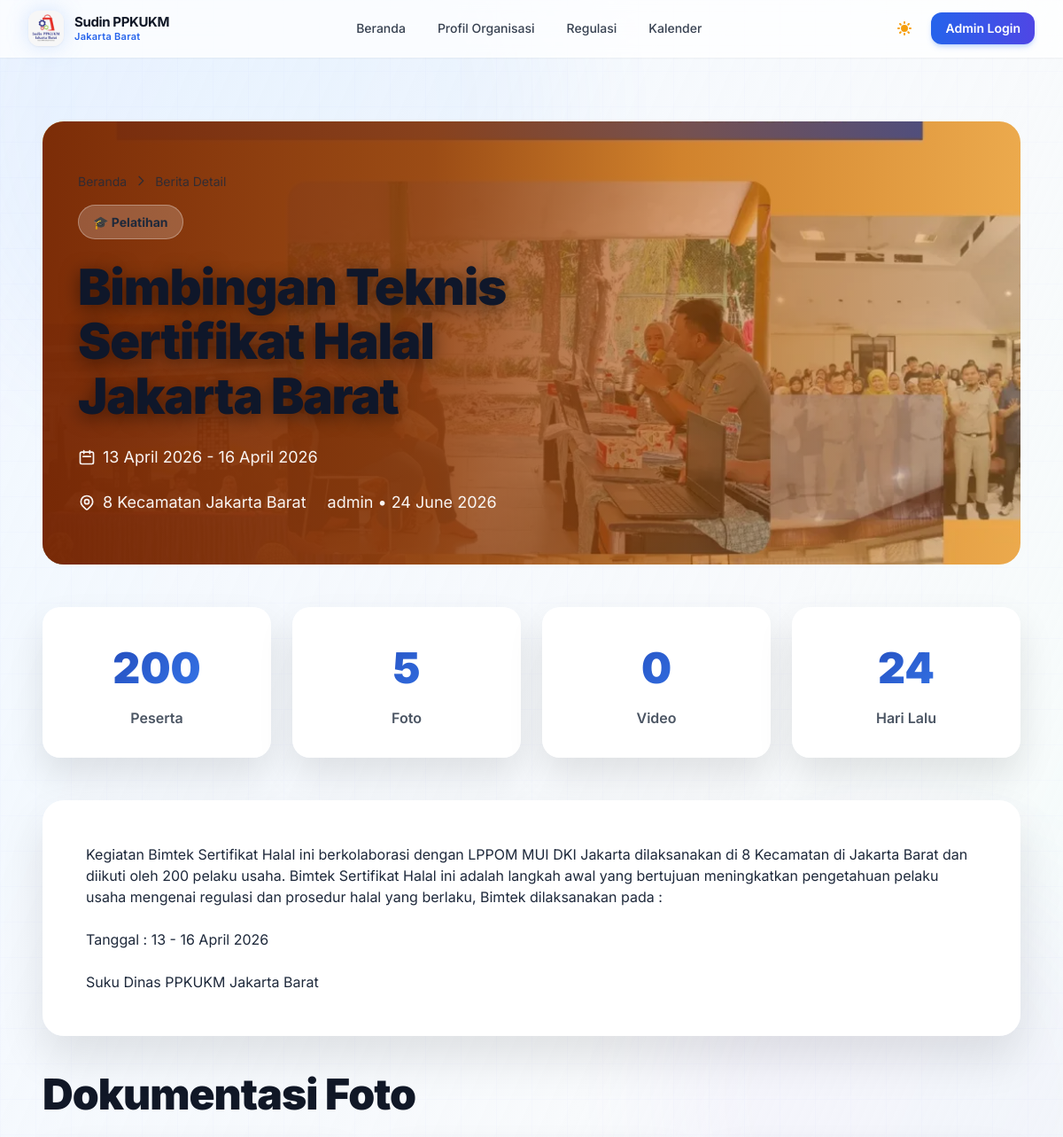
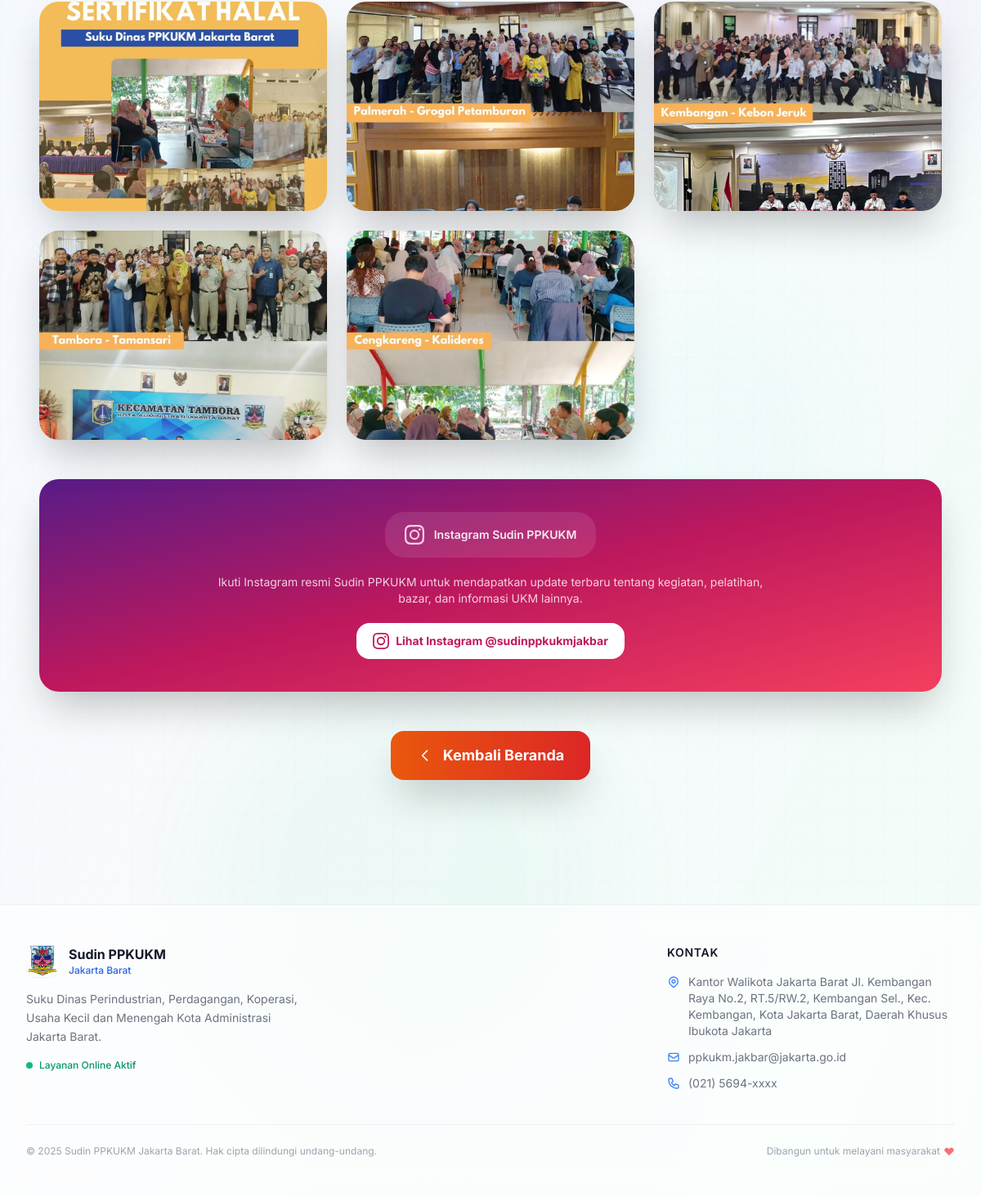
The app's page /berita/27 with its own data (2 pictures, top to bottom).
### app.py (models this page shows)
class NewsPhoto(db.Model):
    id = db.Column(db.Integer, primary_key=True)
    news_id = db.Column(db.Integer, db.ForeignKey('news.id'), nullable=False)
    file_url = db.Column(db.String(255), nullable=False)
    caption = db.Column(db.String(255))
    created_at = db.Column(db.DateTime, default=datetime.datetime.utcnow)

class News(db.Model):
    id = db.Column(db.Integer, primary_key=True)
    title = db.Column(db.String(200), nullable=False)
    content = db.Column(db.Text)
    image_url = db.Column(db.String(255))
    publish_date = db.Column(db.DateTime, default=datetime.datetime.utcnow)
    author_id = db.Column(db.Integer, db.ForeignKey('user.id'))
    author = db.relationship('User', foreign_keys=[author_id], backref='news')
    status = db.Column(db.String(20), default='pending', nullable=False)  # 'pending' | 'published' | 'rejected'
    category = db.Column(db.String(50), default='event', nullable=False)  # 'pelatihan' | 'promosi' | 'event' | 'ukm' | 'kalender'
    registration_start_date = db.Column(db.DateTime, nullable=True)
    registration_end_date = db.Column(db.DateTime, nullable=True)
    start_date = db.Column(db.DateTime, nullable=True)
    end_date = db.Column(db.DateTime, nullable=True)
    participant_count = db.Column(db.Integer, nullable=True)
    location = db.Column(db.String(255), nullable=True)
    reviewed_by_id = db.Column(db.Integer, db.ForeignKey('user.id'), nullable=True)
    reviewer = db.relationship('User', foreign_keys=[reviewed_by_id])
    reviewed_at = db.Column(db.DateTime, nullable=True)
    reject_reason = db.Column(db.Text, nullable=True)
    photos = db.relationship('NewsPhoto', backref='news', cascade='all, delete-orphan', lazy='select')
    videos = db.relationship('NewsVideo', backref='news', cascade='all, delete-orphan', lazy='select')

class User(UserMixin, db.Model):
    id = db.Column(db.Integer, primary_key=True)
    username = db.Column(db.String(50), unique=True, nullable=False)
    email = db.Column(db.String(100), unique=True, nullable=False)
    password_hash = db.Column(db.String(255), nullable=False)
    role = db.Column(db.String(20), default='staff')  # 'admin' | 'staff'
    nip = db.Column(db.String(30), unique=True, nullable=True)
    is_active_account = db.Column(db.Boolean, default=True, nullable=False)
    must_change_password = db.Column(db.Boolean, default=False, nullable=False)
    created_at = db.Column(db.DateTime, default=datetime.datetime.utcnow)

### app.py (the view)
@app.route('/berita/<int:news_id>')
def berita_detail(news_id):
    item = News.query.get_or_404(news_id)
    if item.category in ('event', 'kalender') and item.status == 'published':
        return redirect(url_for('calendar_detail', event_id=item.id))
    if item.status != 'published':
        if not current_user.is_authenticated or (
            current_user.role != 'admin' and current_user.id != item.author_id
        ):
            abort(404)
    return render_template('berita_detail.html', item=item)

### templates/berita_detail.html (shortened to what this page needs)
{% extends "base.html" %} {% block title %}{{ item.title }} - Sudin PPKUKM{% endblock %} {% block content %}
<div class="max-w-6xl mx-auto px-4 py-12">
  <div class="hero-section mb-12">
    {% if item.photos %}
    <div class="hero-bg" style="background-image:url('{{ item.photos[0].file_url }}')"></div>
    {% elif item.image_url %}
    <div class="hero-bg" style="background-image:url('{{ item.image_url }}')"></div>
    {% endif %}
    <div class="hero-overlay"></div>
    <div class="hero-content">
      <div class="breadcrumb">
        <a href="{{ url_for('index') }}" class="hover:text-white">Beranda</a>
        <svg class="w-4 h-4" fill="none" stroke="currentColor" viewBox="0 0 24 24">
          <path stroke-linecap="round" stroke-linejoin="round" stroke-width="2" d="M9 5l7 7-7 7" />
        </svg>
        Berita Detail
      </div>
      {% if item.category %}
      <div class="hero-badge">
        {% if item.category == 'event' %}📅{% elif item.category == 'pelatihan' %}🎓{% elif item.category == 'promosi' %}🚀{% elif item.category == 'ukm' %}🏪{% endif %} {{ item.category.replace('_', ' ').title() }}
      </div>
      {% endif %}
      <h1 class="hero-title" onclick="this.classList.toggle('font-black')" title="Klik tebalkan">{{ item.title }}</h1>
      <div class="hero-meta">
        {% if item.start_date %}
        <span>
          <svg class="w-5 h-5" fill="none" stroke="currentColor" viewBox="0 0 24 24">
            <path stroke-linecap="round" stroke-linejoin="round" stroke-width="2" d="M8 7V3m8 4V3m-9 8h10M5 21h14a2 2 0 002-2V7a2 2 0 00-2-2H5a2 2 0 00-2 2v12a2 2 0 002 2z" />
          </svg>
          {{ item.start_date.strftime('%d %B %Y') }}{% if item.end_date %} - {{ item.end_date.strftime('%d %B %Y') }}{% endif %}
        </span>
        {% endif %} {% if item.location %}
        <span>
          {{ item.location }}
        </span>
        {% endif %}
        <span>{{ item.author.username if item.author else 'Admin' }} • {{ item.publish_date.strftime('%d %B %Y') }}</span>
      </div>
    </div>
  </div>
  <div class="stat-grid">
    {% if item.participant_count %}
    <div class="stat-card">
      <span class="stat-number">{{ item.participant_count }}</span>
      <p class="text-gray-600 font-semibold">Peserta</p>
    </div>
    {% endif %}
    <div class="stat-card">
      <span class="stat-number">{{ item.photos|length }}</span>
      <p class="text-gray-600 font-semibold">Foto</p>
    </div>
    <div class="stat-card">
      <span class="stat-number">{{ item.videos|length }}</span>
      <p class="text-gray-600 font-semibold">Video</p>
    </div>
    <div class="stat-card">
      <span class="stat-number">{{ item.publish_date.strftime('%#d') if item.publish_date else '0' }}</span>
      <p class="text-gray-600 font-semibold">Hari Lalu</p>
    </div>
  </div>
  <div class="content-section">{{ item.content|replace('\r\n', '\n')|replace('\n', '<br />')|safe }}</div>
  {% if item.photos %}
  <div class="my-12">
    <h2 class="text-3xl font-black mb-8 text-gray-900">Dokumentasi Foto</h2>
    <div class="grid grid-cols-1 md:grid-cols-2 lg:grid-cols-3 gap-6">
      {% for photo in item.photos %}
      <div class="group relative rounded-3xl overflow-hidden shadow-2xl hover:shadow-3xl transition-all duration-300 cursor-pointer" onclick="openPhotoModal('{{ photo.file_url }}')">
        <img src="{{ photo.file_url }}" alt="{{ photo.caption or 'Foto berita' }}" class="w-full h-64 object-cover group-hover:scale-110 transition-transform duration-300" />
      </div>
      {% endfor %}
    </div>
  </div>
  {% endif %}
  <div class="bg-gradient-to-br from-purple-900 via-pink-700 to-rose-500 rounded-3xl p-10 shadow-2xl text-white my-12">
    <div class="space-y-5 text-center">
      <div class="inline-flex items-center justify-center gap-3 rounded-3xl bg-white/10 px-6 py-4 mx-auto text-sm font-semibold text-white/90">
        Instagram Sudin PPKUKM
      </div>
      <p class="max-w-2xl mx-auto text-sm text-white/80">Ikuti Instagram resmi Sudin PPKUKM untuk mendapatkan update terbaru tentang kegiatan, pelatihan, bazar, dan informasi UKM lainnya.</p>
      <a href="https://www.instagram.com/sudinppkukmjakbar/" target="_blank" rel="noopener noreferrer" class="inline-flex items-center gap-2 rounded-2xl bg-white text-pink-700 px-5 py-3 text-sm font-bold hover:bg-white/90 transition">
        Lihat Instagram @sudinppkukmjakbar
      </a>
    </div>
  </div>
  <div class="text-center">
    <a
      href="{{ url_for('index') }}"
      class="inline-flex items-center gap-3 px-8 py-4 bg-gradient-to-r from-orange-600 to-red-600 text-white font-bold rounded-2xl shadow-2xl hover:shadow-orange-500/50 hover:-translate-y-1 transition-all text-lg"
    >
      <svg class="w-5 h-5" fill="none" stroke="currentColor" viewBox="0 0 24 24">
        <path stroke-linecap="round" stroke-linejoin="round" stroke-width="2" d="M15 19l-7-7 7-7" />
      </svg>
      Kembali Beranda
    </a>
  </div>
</div>
{% endblock %}

### records on screen
NewsPhoto: file_url (picture)
News: category.replace "Pelatihan", title "Bimbingan Teknis Sertifikat Halal Jakarta Barat", start_date "13 April 2026", end_date "16 April 2026", location "8 Kecamatan Jakarta Barat", publish_date "24 June 2026", participant_count "200", publish_date "24", content "Kegiatan Bimtek Sertifikat Halal ini berkolaborasi dengan LPPOM MUI DKI Jakarta dilaksanakan di 8 Kecamatan di Jakarta Barat dan diikuti oleh 200 pelaku usaha. Bimtek Sertifikat Halal ini adalah langkah awal yang bertujuan meningkatkan pengetahuan pelaku usaha mengenai regulasi dan prosedur halal yang berlaku, Bimtek dilaksanakan pada : Tanggal : 13 - 16 April 2026 Suku Dinas PPKUKM Jakarta Barat"
User: author "admin"
NewsPhoto: file_url (picture)
NewsPhoto: file_url (picture)
NewsPhoto: file_url (picture)
NewsPhoto: file_url (picture)

### other values on screen
{{ item.photos|length }} "5"
{{ item.videos|length }} "0"
